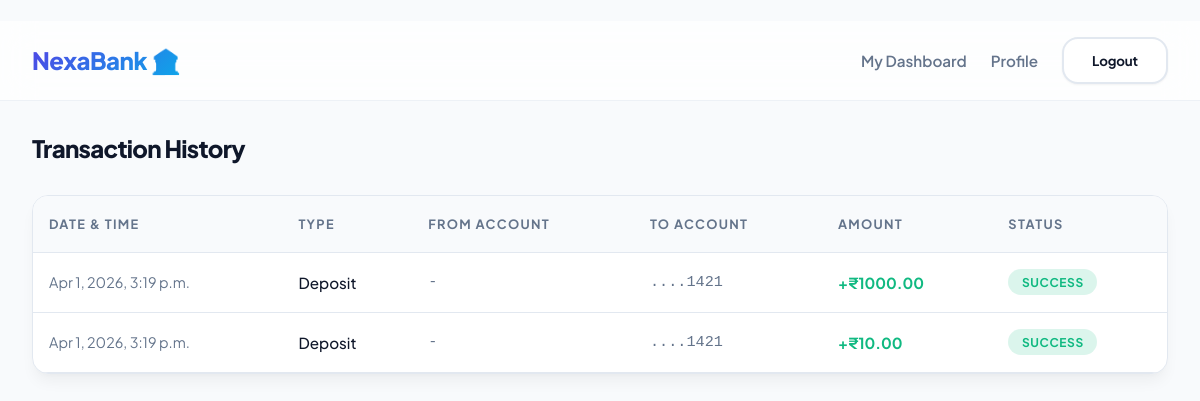
Page /transactions/history/ (signed in) on the earlier database version.
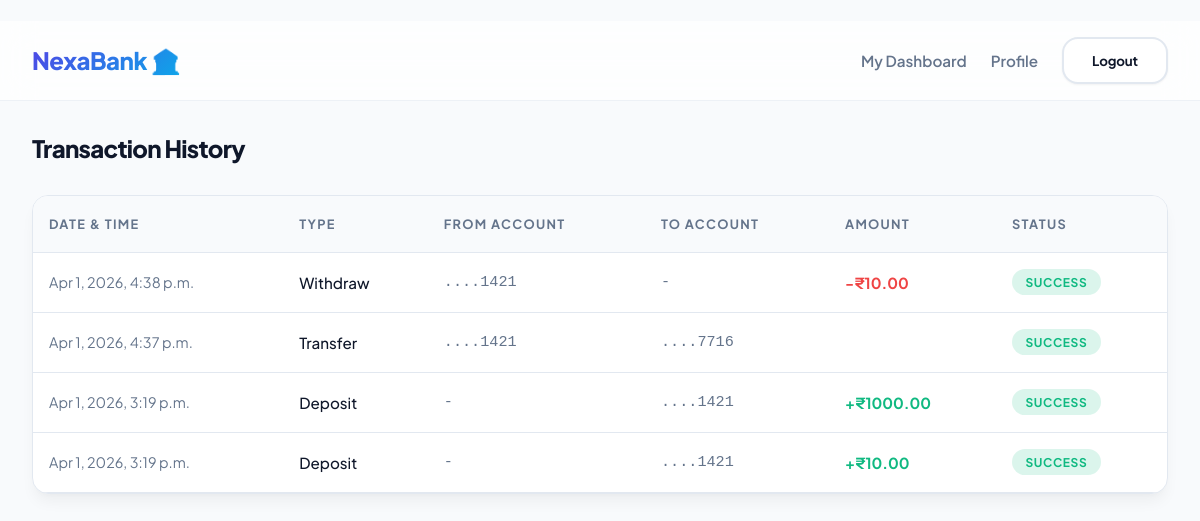
Same page on the later database version.
### apps/transactions/models.py (models this page shows, shortened)
class Transaction(models.Model):
    TRANSACTION_TYPES = (
        ('DEPOSIT', 'Deposit'),
        ('WITHDRAW', 'Withdraw'),
        ('TRANSFER', 'Transfer'),
    )
    TRANSACTION_STATUS = (
        ('SUCCESS', 'Success'),
        ('FAILED', 'Failed'),
        ('PENDING', 'Pending'),
        ('PENDING_APPROVAL', 'Pending Approval'),
    )
    from_account = models.ForeignKey(BankAccount, on_delete=models.SET_NULL, null=True, blank=True, related_name='outgoing_transactions')
    to_account = models.ForeignKey(BankAccount, on_delete=models.SET_NULL, null=True, blank=True, related_name='incoming_transactions')
    amount = models.DecimalField(max_digits=12, decimal_places=2)
    type = models.CharField(max_length=15, choices=TRANSACTION_TYPES)
    status = models.CharField(max_length=20, choices=TRANSACTION_STATUS, default='PENDING')
    is_flagged = models.BooleanField(default=False)
    flag_reason = models.CharField(max_length=255, null=True, blank=True)
    timestamp = models.DateTimeField(auto_now_add=True)

### apps/banking/models.py (models this page shows, shortened)
class BankAccount(models.Model):
    ACCOUNT_TYPES = (
        ('SAVINGS', 'Savings'),
        ('CURRENT', 'Current'),
    )
    user = models.ForeignKey(User, on_delete=models.CASCADE, related_name='accounts')
    account_number = models.CharField(max_length=20, unique=True)
    account_type = models.CharField(max_length=10, choices=ACCOUNT_TYPES, default='SAVINGS')
    balance = models.DecimalField(max_digits=12, decimal_places=2, default=0.00)
    is_frozen = models.BooleanField(default=False)
    created_at = models.DateTimeField(auto_now_add=True)

### apps/transactions/views.py (the view)
# urls.py: path('history/', views.transaction_history_view, name='history'),
@login_required
@role_required('CUSTOMER', 'TELLER', 'ADMIN')
def transaction_history_view(request):
    accounts = BankAccount.objects.filter(user=request.user)
    transactions = Transaction.objects.filter(Q(from_account__in=accounts) | Q(to_account__in=accounts)).order_by('-timestamp')
    return render(request, 'transactions/history.html', {'transactions': transactions})

### apps/transactions/templates/transactions/history.html (shortened to what this page needs)
﻿{% extends 'base.html' %}
{% block content %}
<h2 style="margin-bottom: 1.5rem;">Transaction History</h2>
{% if transactions %}
<div class="table-container">
    <table>
        <thead>
            <tr>
                <th>Date & Time</th>
                <th>Type</th>
                <th>From Account</th>
                <th>To Account</th>
                <th>Amount</th>
                <th>Status</th>
            </tr>
        </thead>
        <tbody>
            {% for tx in transactions %}
            <tr>
                <td style="color: var(--text-muted); font-size: 0.9rem;">{{ tx.timestamp|date:"M j, Y, g:i a" }}</td>
                <td style="font-weight: 500;">{{ tx.get_type_display }}</td>
                <td style="font-family: monospace; color: var(--text-muted);">
                    {% if tx.from_account %}....{{ tx.from_account.account_number|slice:"-4:" }}{% else %}-{% endif %}
                </td>
                <td style="font-family: monospace; color: var(--text-muted);">
                    {% if tx.to_account %}....{{ tx.to_account.account_number|slice:"-4:" }}{% else %}-{% endif %}
                </td>
                <td style="font-weight: 700; color: {% if tx.type == 'DEPOSIT' %}var(--success){% elif tx.type == 'WITHDRAW' %}var(--danger){% else %}white{% endif %}">
                    {% if tx.type == 'DEPOSIT' %}+{% elif tx.type == 'WITHDRAW' %}-{% endif %}₹{{ tx.amount }}
                </td>
                <td>
                    <span class="badge {% if tx.status == 'SUCCESS' %}badge-success{% elif tx.status == 'PENDING' %}badge-pending{% else %}badge-failed{% endif %}">
                        {{ tx.status }}
                    </span>
                </td>
            </tr>
            {% endfor %}
        </tbody>
    </table>
</div>
{% else %}
<div class="card" style="text-align: center; padding: 4rem 2rem;">
    <h3 style="margin-bottom: 1rem;">No Transactions Found</h3>
    <p style="color: var(--text-muted);">Your transaction history is currently empty.</p>
</div>
{% endif %}
{% endblock %}

Differences in the rows shown:
added Transaction: timestamp "Apr 1, 2026, 4:38 p.m.", type "Withdraw", from_account.account_number "1421", amount "10.00", status "SUCCESS"
added Transaction: timestamp "Apr 1, 2026, 4:37 p.m.", type "Transfer", from_account.account_number "1421", to_account.account_number "7716", status "SUCCESS"
